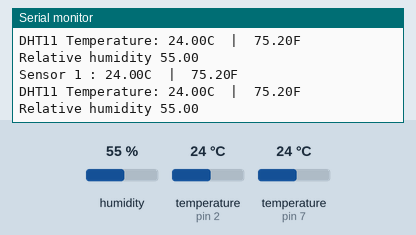
The sketch below on a simulated Arduino Uno, built with avr-gcc and run on an emulated ATmega328P. Shown: the last lines printed to the serial monitor. Inputs (shaded band) come from the test bench; at power-on: humidity 55 %, temperature (sensors on pin 7, pin 2) 24 °C.

Above: at 7.3 s.
7.4 s: humidity set to 22 %
At 13.4 s:
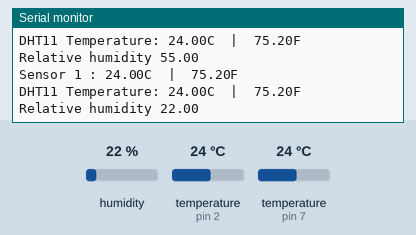
14.2 s: temperature (sensor on pin 7) set to 12 °C
At 18.7 s:
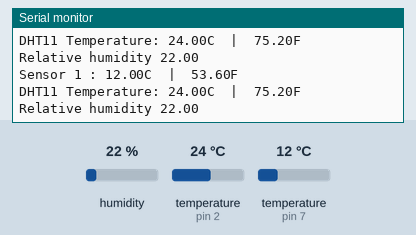
21.0 s: temperature (sensor on pin 2) set to 12 °C
At 25.1 s:
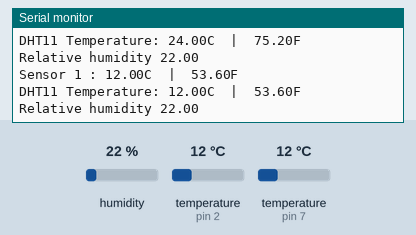
27.8 s: temperature (sensor on pin 7) set to 19 °C
At 30.4 s:
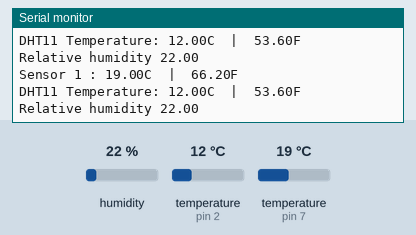
34.6 s: humidity set to 40 %
At 36.8 s:
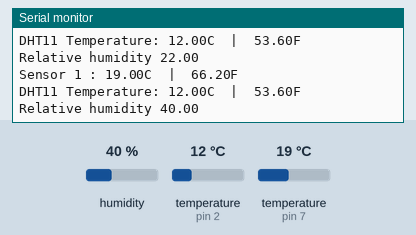
Timing chart, 0 to 38.3 s (numbered marks = the images above; inputs shaded):
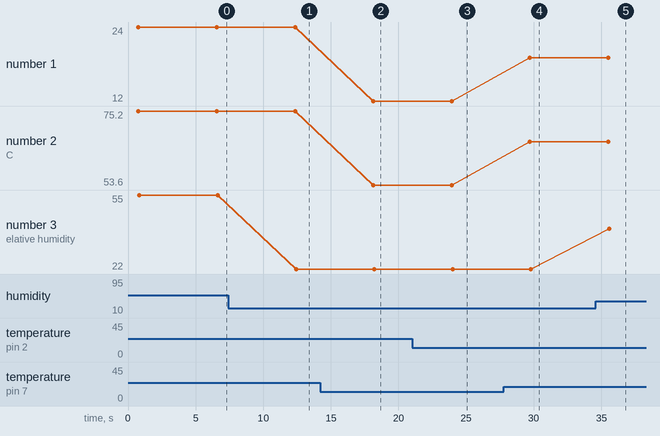

The sketch:

ds18s20.ino
```cpp
#include <OneWire.h>
#include <DallasTemperature.h>

#include <ThreeWire.h>
#include <dht.h>

// Data wire is plugged into digital pin 7 on the Arduino
#define ONE_WIRE_BUS 7

// Setup a oneWire instance to communicate with any OneWire device
OneWire oneWire(ONE_WIRE_BUS);

// Pass oneWire reference to DallasTemperature library
DallasTemperature sensors(&oneWire);

dht DHT;
#define DHT11_PIN 2
int deviceCount = 0;

void setup() {
  Serial.begin(9600);
  Serial.println("Hello dS18S20");
  sensors.begin();  // Start up the library
  // sensors.setResolution(10);
  Serial.println("Starting");

  Serial.print("Locating devices...");
  Serial.print("Found ");
  deviceCount = sensors.getDeviceCount();
  Serial.print(deviceCount, DEC);
  Serial.println(" devices.");
}


void loop() {
  // Send command to all the sensors for temperature conversion
  sensors.requestTemperatures();

  // Display temperature from each sensor
  for (int i = 0;  i < deviceCount;  i++)
  {
    Serial.print("Sensor ");
    Serial.print(i + 1);
    Serial.print(" : ");
    float tempC = sensors.getTempCByIndex(i);
    Serial.print(tempC);
    Serial.print("C  |  ");
    Serial.print(DallasTemperature::toFahrenheit(tempC));
    Serial.println("F");
  }
  //print the temperature in Celsius
  //  Serial.print("DS18 Temperature: ");
  //  Serial.print(sensors.getTempCByIndex(0));
  //  Serial.print("C  |  ");
  //
  //  //print the temperature in Fahrenheit
  //  Serial.print((sensors.getTempCByIndex(0) * 9.0) / 5.0 + 32.0);
  //  Serial.println("F");

  int chk = DHT.read11(DHT11_PIN);
  double c = DHT.temperature;
  if (c == -999) {
    Serial.println("Waiting for sensor");
    delay(1000);
    return;
  }
  Serial.print("DHT11 Temperature: ");
  Serial.print(c);
  Serial.print("C  |  ");
  double f = (c * 9.0 / 5.0) + 32.0;
  Serial.print(f);
  Serial.println("F");

  Serial.print("Relative humidity ");
  double rh = DHT.humidity;
  Serial.println(rh);

  delay(5000);
}
```

Measured:
- after the input at 7.4 s, the serial monitor: prints a new line after 5.0 s (image 1)
- after the input at 14.2 s, the serial monitor: prints a new line after 3.9 s (image 2)
- after the input at 21.0 s, the serial monitor: prints a new line after 3.0 s (image 3)
- after the input at 27.8 s, the serial monitor: prints a new line after 1.9 s (image 4)
- after the input at 34.6 s, the serial monitor: prints a new line after 0.98 s (image 5)
- plotted number 1: 24 → 12 after the input at 14.2 s, 12 → 19 after the input at 27.8 s
- plotted number 2: 75.2 → 53.6 after the input at 14.2 s, 53.6 → 66.2 after the input at 27.8 s
- plotted number 3: 55 → 22 after the input at 7.4 s, 22 → 40 after the input at 34.6 s
